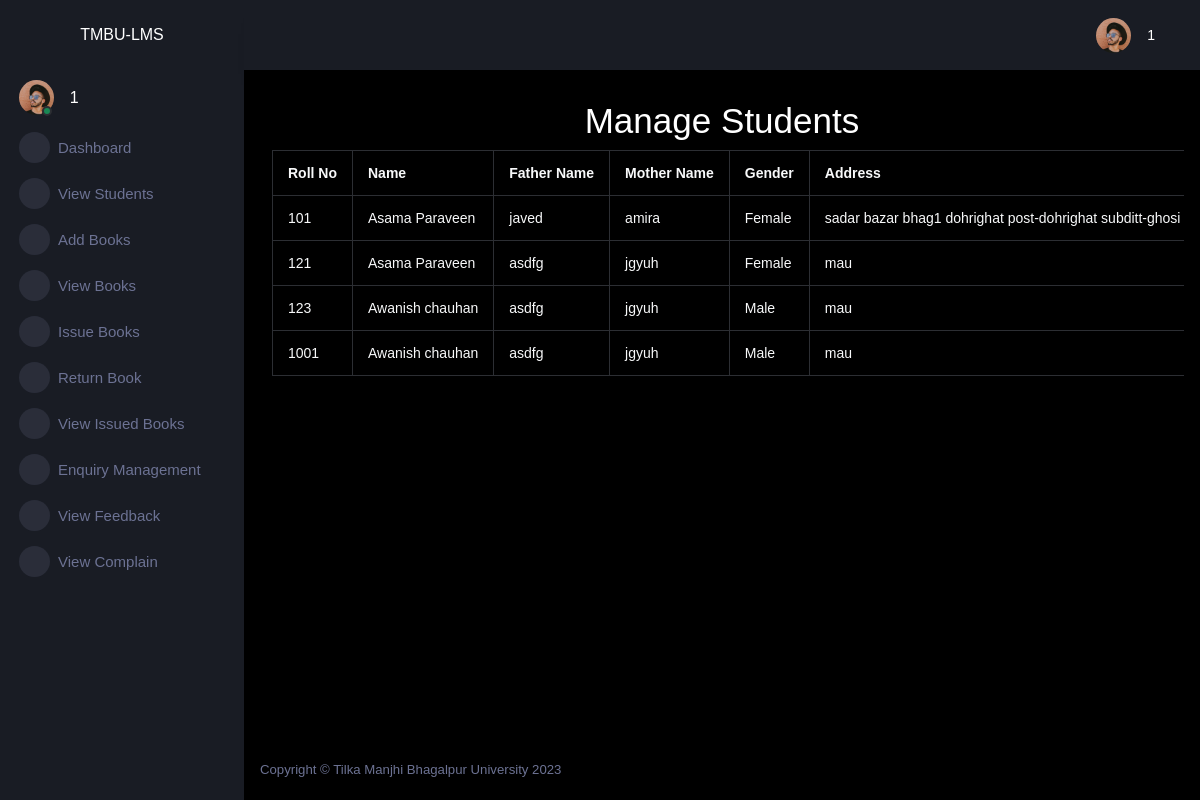
Screenshot of /adminapp/viewstudent/ (signed in) with the database file from the repository.
### lmsapp/models.py (models this page shows)
class Student(models.Model):
    rollno=models.IntegerField(primary_key=True)
    name=models.CharField(max_length=50)
    fname=models.CharField(max_length=50)
    mname=models.CharField(max_length=50)
    gender=models.CharField(max_length=6)
    address=models.TextField()
    program=models.CharField(max_length=50)
    branch=models.CharField(max_length=50)
    year=models.CharField(max_length=50)
    contactno=models.CharField(max_length=10)
    emailaddress=models.CharField(max_length=50)
    regdate=models.CharField(max_length=30)

### adminapp/views.py (the view)
# urls.py: path('viewstudent/',views.viewstudents,name='viewstudents'),
@cache_control(no_cache=True,must_revalidate=True,no_store=True)
def viewstudents(request):
    try:
        if request.session['adminid']!=None:
            adminid=request.session['adminid']
            student=Student.objects.all()
            return render(request,"viewstudents.html",{'adminid':adminid,'student':student})
    except KeyError:
        return redirect('lmsapp:login')

### adminapp/templates/viewstudents.html (shortened to what this page needs)
{% extends "adminparent.html" %}
{% block body %}
    <div class="row">
        <div class="col-sm-12" style="overflow-x:scroll;">
            <h1 style="text-align:center;">Manage Students</h1>
            <table class="table table-bordered text-light">
                <tr>
                    <th>Roll No</th>
                    <th>Name</th>
                    <th>Father Name</th>
                    <th>Mother Name</th>
                    <th>Gender</th>
                    <th>Address</th>
                </tr>
                <tr>
                {% for s in student %}
                <td>{{s.rollno}}</td>
                <td>{{s.name}}</td>
                <td>{{s.fname}}</td>
                <td>{{s.mname}}</td>
                <td>{{s.gender}}</td>
                <td>{{s.address}}</td>
                </tr>
                {% endfor %}
            </table>
        </div>
    </div>
{% endblock body %}

### rows the page displays
Student: rollno "101", name "Asama Paraveen", fname "javed", mname "amira", gender "Female", address "sadar bazar bhag1 dohrighat post-dohrighat subditt-ghosi…"
Student: rollno "121", name "Asama Paraveen", fname "asdfg", mname "jgyuh", gender "Female", address "mau"
Student: rollno "123", name "Awanish chauhan", fname "asdfg", mname "jgyuh", gender "Male", address "mau"
Student: rollno "1001", name "Awanish chauhan", fname "asdfg", mname "jgyuh", gender "Male", address "mau"

### other values shown
{{ adminid }} "1"
